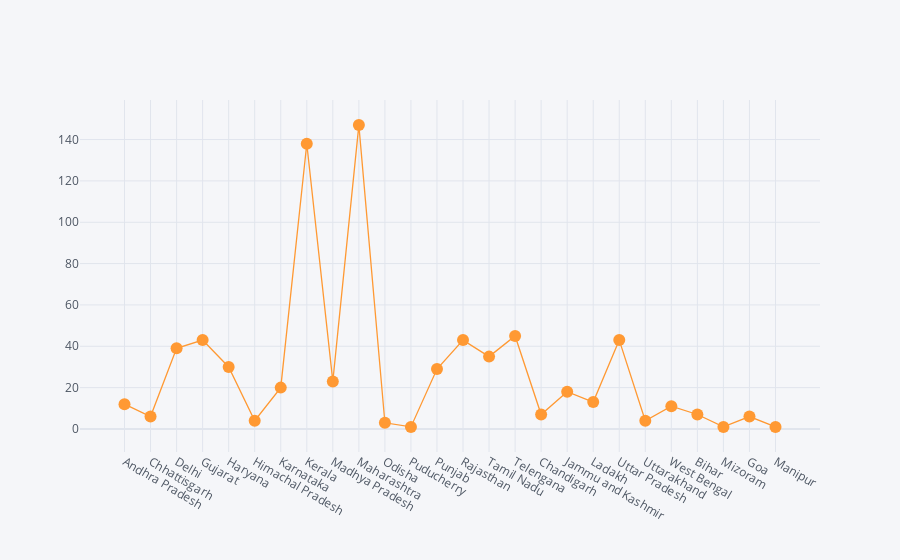

The code cell stored with this chart in its notebook:
### Code cell
df.iplot(kind="scatter",x='Name of State / UT',y="Total Cases",mode="markers+lines")

### Figure 1 — Plotly figure (JSON) as saved in the notebook; plotly's stock layout.template omitted (floating-point values rounded to 4 significant figures)
{"data": [{"line": {"color": "rgba(255, 153, 51, 1.0)", "dash": "solid", "shape": "linear", "width": 1.3}, "marker": {"size": 12, "symbol": "circle"}, "mode": "markers+lines", "name": "Total Cases", "text": "", "type": "scatter", "x": ["Andhra Pradesh", "Chhattisgarh", "Delhi", "Gujarat", "Haryana", "Himachal Pradesh", "Karnataka", "Kerala", "Madhya Pradesh", "Maharashtra", "Odisha", "Puducherry", "Punjab", "Rajasthan", "Tamil Nadu", "Telengana", "Chandigarh", "Jammu and Kashmir", "Ladakh", "Uttar Pradesh", "Uttarakhand", "West Bengal", "Bihar", "Mizoram", "Goa", "Manipur"], "y": [12, 6, 39, 43, 30, 4, 20, 138, 23, 147, 3, 1, 29, 43, 35, 45, 7, 18, 13, 43, 4, 11, 7, 1, 6, 1]}], "layout": {"legend": {"bgcolor": "#F5F6F9", "font": {"color": "#4D5663"}}, "paper_bgcolor": "#F5F6F9", "plot_bgcolor": "#F5F6F9", "title": {"font": {"color": "#4D5663"}}, "xaxis": {"gridcolor": "#E1E5ED", "showgrid": true, "tickfont": {"color": "#4D5663"}, "title": {"font": {"color": "#4D5663"}, "text": ""}, "zerolinecolor": "#E1E5ED"}, "yaxis": {"gridcolor": "#E1E5ED", "showgrid": true, "tickfont": {"color": "#4D5663"}, "title": {"font": {"color": "#4D5663"}, "text": ""}, "zerolinecolor": "#E1E5ED"}}}
